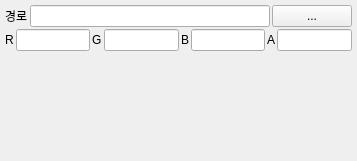
<?xml version="1.0" encoding="UTF-8"?>
<ui version="4.0">
 <class>UCSprite</class>
 <widget class="QWidget" name="UCSprite">
  <property name="geometry">
   <rect>
    <x>0</x>
    <y>0</y>
    <width>357</width>
    <height>161</height>
   </rect>
  </property>
  <property name="windowTitle">
   <string>Sprite</string>
  </property>
  <layout class="QVBoxLayout" name="verticalLayout">
   <property name="spacing">
    <number>2</number>
   </property>
   <property name="margin">
    <number>5</number>
   </property>
   <item>
    <layout class="QHBoxLayout" name="horizontalLayout">
     <item>
      <widget class="QLabel" name="label_5">
       <property name="text">
        <string>경로</string>
       </property>
      </widget>
     </item>
     <item>
      <widget class="QLineEdit" name="ui_Src">
       <property name="readOnly">
        <bool>true</bool>
       </property>
      </widget>
     </item>
     <item>
      <widget class="QPushButton" name="ui_find">
       <property name="text">
        <string>...</string>
       </property>
      </widget>
     </item>
    </layout>
   </item>
   <item>
    <layout class="QGridLayout" name="gridLayout">
     <item row="0" column="0">
      <widget class="QLabel" name="label">
       <property name="text">
        <string>R</string>
       </property>
      </widget>
     </item>
     <item row="0" column="1">
      <widget class="QLineEdit" name="ui_R"/>
     </item>
     <item row="0" column="2">
      <widget class="QLabel" name="label_2">
       <property name="text">
        <string>G</string>
       </property>
      </widget>
     </item>
     <item row="0" column="3">
      <widget class="QLineEdit" name="ui_G"/>
     </item>
     <item row="0" column="4">
      <widget class="QLabel" name="label_3">
       <property name="text">
        <string>B</string>
       </property>
      </widget>
     </item>
     <item row="0" column="5">
      <widget class="QLineEdit" name="ui_B"/>
     </item>
     <item row="0" column="6">
      <widget class="QLabel" name="label_4">
       <property name="text">
        <string>A</string>
       </property>
      </widget>
     </item>
     <item row="0" column="7">
      <widget class="QLineEdit" name="ui_A"/>
     </item>
    </layout>
   </item>
   <item>
    <spacer name="verticalSpacer">
     <property name="orientation">
      <enum>Qt::Vertical</enum>
     </property>
     <property name="sizeHint" stdset="0">
      <size>
       <width>20</width>
       <height>125</height>
      </size>
     </property>
    </spacer>
   </item>
  </layout>
 </widget>
 <resources/>
 <connections/>
</ui>
